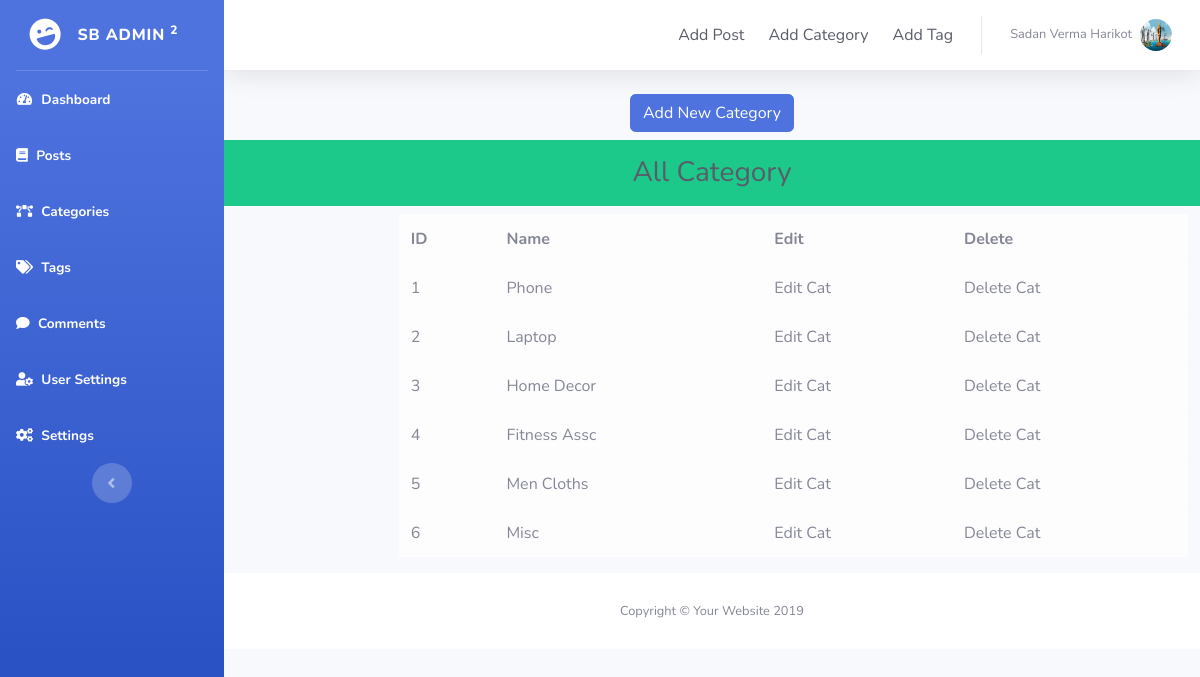
Screenshot of /admin/categories.php (signed in) with the database file from the repository.
### tables this page shows
CREATE TABLE `categories` (
  `id` int(11) NOT NULL,
  `name` varchar(255) NOT NULL,
  `slug` varchar(255) NOT NULL
);

### admin/db/DB.php (called while the page is built, shortened)
<?php
class DB
{
    protected $dbh;
    public function __construct()
    {
        $this->dbh = new PDO('mysql:host=' . DB_HOST . ';dbname=' . DB_NAME, DB_USER, DB_PASS);
    }
    public function findData(string $table)
    {
        $query = "SELECT * FROM $table";
        $stmt = $this->dbh->prepare($query);
        $stmt->execute();
        $result = $stmt->fetchAll(PDO::FETCH_ASSOC);
        if (count($result) > 0) {
            return $result;
        }
        return "No Data Found";
    }
}

### admin/categories.php (the view, shortened to what this page needs)
<?php
require_once 'db/DB.php';
$db = new DB();
extract($db->getUserData('users', $_SESSION['user']), EXTR_PREFIX_ALL, 'user');
?>
<?php include 'inc/header.php' ?>
<div id="wrapper">
    <?php include 'inc/sidebar.php'; ?>
    <div id="content-wrapper" class="d-flex flex-column">
        <div id="content">
            <?php include 'inc/top.php'; ?>
            <div class='oop-box'>
                <div class="row">
                    <div class="col-12 d-flex justify-content-center mb-2">
                        <a href='add-cat.php' class="btn btn-primary" type="button">Add New Category</a>
                    </div>
                </div>
                <div class='col-12 bg-success'>
                    <h3 class='text-center text-dark p-3'>All Category</h3>
                </div>
                <div class='col-10 offset-2'>
                    <table class="table table-light">
                        <tr>
                            <th>ID</th>
                            <th>Name</th>
                            <th>Edit</th>
                            <th>Delete</th>
                        </tr>
                        <?php
                        foreach ($db->findData('categories') as $value) {
                            echo "<tr>
                                    <td>{$value['id']}</td>
                                    <td>{$value['name']}</td>
                                    <td>Edit Cat</td>
                                    <td>Delete Cat</td>
                                </tr>";
                        }
                        ?>
                    </table>
                </div>
            </div>
            <?php include 'inc/copyright.php'; ?>
        </div>
    </div>
    <?php include 'inc/footer.php'; ?>

### admin/inc/header.php (shortened to what this page needs)
<!DOCTYPE html>
<html lang="en">
<head>
    <link href="vendor/fontawesome-free/css/all.min.css" rel="stylesheet" type="text/css">
    <link href="css/sb-admin-2.min.css" rel="stylesheet">
</head>
<body id="page-top">

### admin/inc/sidebar.php
<ul class="navbar-nav bg-gradient-primary sidebar sidebar-dark accordion" id="accordionSidebar">
    <a class="sidebar-brand d-flex align-items-center justify-content-center" href="index.html">
        <div class="sidebar-brand-icon rotate-n-15">
            <i class="fas fa-laugh-wink"></i>
        </div>
        <div class="sidebar-brand-text mx-3">SB Admin <sup>2</sup></div>
    </a>
    <hr class="sidebar-divider my-0">
    <li class="nav-item active">
        <a class="nav-link" href="index.php">
            <i class="fas fa-fw fa-tachometer-alt"></i>
            <span>Dashboard</span></a>
    </li>
    <li class="nav-item active">
        <a class="nav-link" href="all-posts.php">
            <i class="fas fa-book"></i>
            <span>Posts</span></a>
    </li>
    <li class="nav-item active">
        <a class="nav-link" href="categories.php">
            <i class="fas fa-bezier-curve"></i>
            <span>Categories</span></a>
    </li>
    <li class="nav-item active">
        <a class="nav-link" href="tags.php">
            <i class="fas fa-tags"></i>
            <span>Tags</span></a>
    </li>
    <li class="nav-item active">
        <a class="nav-link" href="comments.php">
            <i class="fas fa-comment"></i>
            <span>Comments</span></a>
    </li>
    <li class="nav-item active">
        <a class="nav-link" href="users.php">
            <i class="fas fa-user-cog"></i>
            <span>User Settings</span></a>
    </li>
    <li class="nav-item active">
        <a class="nav-link" href="settings.php">
            <i class="fas fa-cogs"></i>
            <span>Settings</span></a>
    </li>
    <div class="text-center d-none d-md-inline">
        <button class="rounded-circle border-0" id="sidebarToggle"></button>
    </div>
</ul>

### admin/inc/top.php (shortened to what this page needs)
<nav class="navbar navbar-expand navbar-light bg-white topbar mb-4 static-top shadow">
    <ul class="navbar-nav ml-auto">
        <li class="nav-item">
            <a class="nav-link text-dark" href="add-new-post.php">Add Post</a>
        </li>
        <li class="nav-item">
            <a class="nav-link text-dark" href="categories.php">Add Category</a>
        </li>
        <li class="nav-item">
            <a class="nav-link text-dark" href="add-tag.php">Add Tag</a>
        </li>
        <li class="nav-item dropdown no-arrow">
            <a class="nav-link dropdown-toggle" href="#" id="userDropdown" role="button" data-toggle="dropdown" aria-haspopup="true" aria-expanded="false">
                <span class="mr-2 d-none d-lg-inline text-gray-600 small"><?= $user_name; ?></span>
                <img class="img-profile rounded-circle" src="<?= $user_photo; ?>">
            </a>
        </li>
    </ul>
</nav>

### admin/inc/copyright.php
<footer class="sticky-footer bg-white">
    <div class="container my-auto">
        <div class="copyright text-center my-auto">
            <span>Copyright &copy; Your Website 2019</span>
        </div>
    </div>
</footer>

### admin/inc/footer.php (shortened to what this page needs)
</body>
</html>

### rows the page displays
categories: id "1", name "Phone"
categories: id "2", name "Laptop"
categories: id "3", name "Home Decor"
categories: id "4", name "Fitness Assc"
categories: id "5", name "Men Cloths"
categories: id "6", name "Misc"

### other values shown
$user_name "Sadan Verma Harikot"
